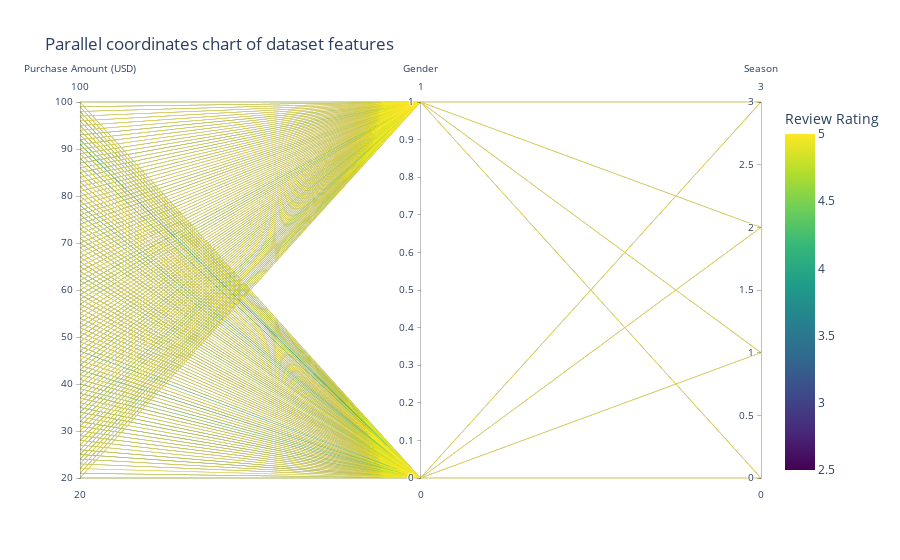

This figure's notebook cell:
### Code cell
selected_columns = [ "Purchase Amount (USD)", "Gender","Review Rating","Season"]
df_selected = df[selected_columns]
df_encoded = df_selected.copy()
for col in ["Gender", "Season"]:
    df_encoded[col] = df_encoded[col].astype("category").cat.codes
fig = px.parallel_coordinates(
    df_encoded,
    dimensions=selected_columns[:-2] + ["Gender", "Season"],
    color="Review Rating",
    color_continuous_scale=px.colors.sequential.Viridis,
    labels={col: col for col in selected_columns},
    title="Parallel coordinates chart of dataset features",
)

fig.show()

### Figure 1 — Plotly figure (JSON) as saved in the notebook; plotly's stock layout.template omitted (floating-point values rounded to 4 significant figures; data arrays with more than 128 entries replaced by an {"elided": "..."} marker saying what was removed)
{"data": [{"dimensions": [{"label": "Purchase Amount (USD)", "values": {"elided": "3900 int values"}}, {"label": "Gender", "values": {"elided": "3900 int values"}}, {"label": "Season", "values": {"elided": "3900 int values"}}], "domain": {"x": [0, 1], "y": [0, 1]}, "line": {"color": {"elided": "3900 float values"}, "coloraxis": "coloraxis"}, "name": "", "type": "parcoords"}], "layout": {"coloraxis": {"colorbar": {"title": {"text": "Review Rating"}}, "colorscale": [[0, "#440154"], [0.1111, "#482878"], [0.2222, "#3e4989"], [0.3333, "#31688e"], [0.4444, "#26828e"], [0.5556, "#1f9e89"], [0.6667, "#35b779"], [0.7778, "#6ece58"], [0.8889, "#b5de2b"], [1, "#fde725"]]}, "legend": {"tracegroupgap": 0}, "title": {"text": "Parallel coordinates chart of dataset features"}}}
